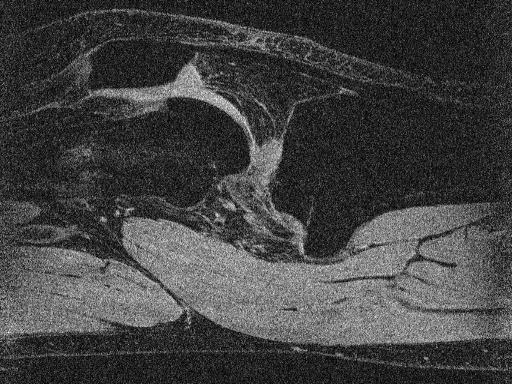
%> input picture ELE8812/TP1/IRM_genou.tif, 512 x 384 px
$ octave partie3.m   (GNU Octave 9; MATLAB toolbox functions it lacks are replaced by stand-ins)
%> lines starting %> are read from the running program, lines starting %| are printed output that depends on the picture
### ELE8812/TP1/Rendu/filtreImage.m
function ims = filtreImage(im, taille, typeFiltre)
% Fonction appliquant un filtre de de type et de taille voulus

% Paramètres d'entrée :
% im : image (niveaux de gris) d'un type reconnu par Matlab. Tableau 2D
% taille : dimension de la matrice du filtre (3, 5, 9, etc). Entier impair
% supérieur à 3
% typeFiltre : type de filtre à appliquer (simple, ponderee ou median)
%
% Paramètre de sortie :
% ims : image filtrée, de même type que im
%

ims = [];

classin = class(im);

im = im2double(im);

switch typeFiltre
    case 'simple'
        filtre = fspecial('average', taille);
        ims = conv2(im, filtre);
    case 'ponderee'
        filtre = fspecial('gaussian', taille);
        ims = conv2(im, filtre);
    case 'median'
        ims = medfilt2(im);
    otherwise
        error('Utilisez une valeur de filtre de moyenne, ponderee ou median.');

eval(['ims = im2', classin, '(ims);'])
end

### ELE8812/TP1/Rendu/partie3.m
%*************************************************************************%
% Fichier : partie3.m                                                     %
% Description : Script appliquant les différents filtres spatiaux         %
%               à l'image d'IRM du genou.                                 %
% Auteurs : Julien ANTOINE 1813026 & Maxime SCHMITT 1719088               %
% Date : 03/02/2016                                                       %
%*************************************************************************%

clear all;
close all;
clc;

%% Chargement de l'image et définition des paramètres
im = imread('IRM_genou.tif');
%> im is the input picture: size 384x512 uint16; min 0, max 65535, mean 17114.3

tailleFiltre = 3;

%% Application des filtres

imSimple = filtreImage(im, tailleFiltre, 'simple');
%> in filtreImage, `ims = conv2(im, filtre);`:
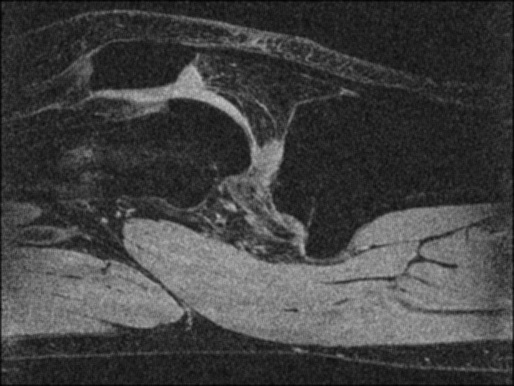
%> ims: size 386x514 double; min 0.00672, max 0.768, mean 0.259
imPonder = filtreImage(im, tailleFiltre, 'ponderee');
imMedian = filtreImage(im, tailleFiltre, 'median');

imwrite(imSimple, 'IRM_genouSimple.tif');
imwrite(imPonder, 'IRM_genouPonder.tif');
imwrite(imMedian, 'IRM_genouMedian.tif');
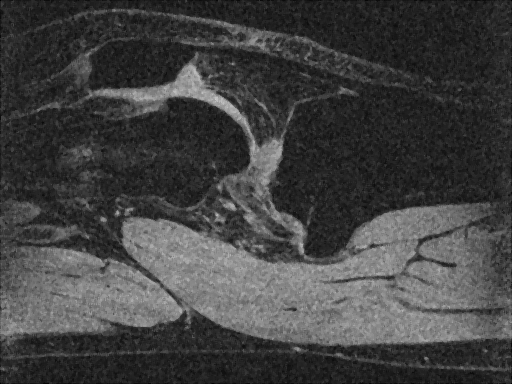
%> saved as IRM_genouMedian.tif: size 384x512 uint8; min 0, max 203, mean 65.4

% Affichage vis-à-vis des images
figure(1);
subplot(2, 2, 1);
imshow(im);
title('Image originale');
subplot(2, 2, 2);
imshow(imSimple);
title('Image filtrée avec un moyennage simple');
subplot(2, 2, 3);
imshow(imPonder);
title('Image filtrée avec un moyennage pondéré');
subplot(2, 2, 4);
imshow(imMedian);
title('Image filtrée avec un filtrage médian');

% Affichage des histogrammes en vis-à-vis
figure(2);
subplot(2, 2, 1);
imhist(im);
title('Histogramme original');
subplot(2, 2, 2);
imhist(imSimple);
title('Histogramme de l''image filtrée avec un moyennage simple');
subplot(2, 2, 3);
imhist(imPonder);
title('Histogramme de l''image filtrée avec un moyennage pondéré');
subplot(2, 2, 4);
imhist(imMedian);
title('Histogramme de l''image filtrée avec un filtrage médian');
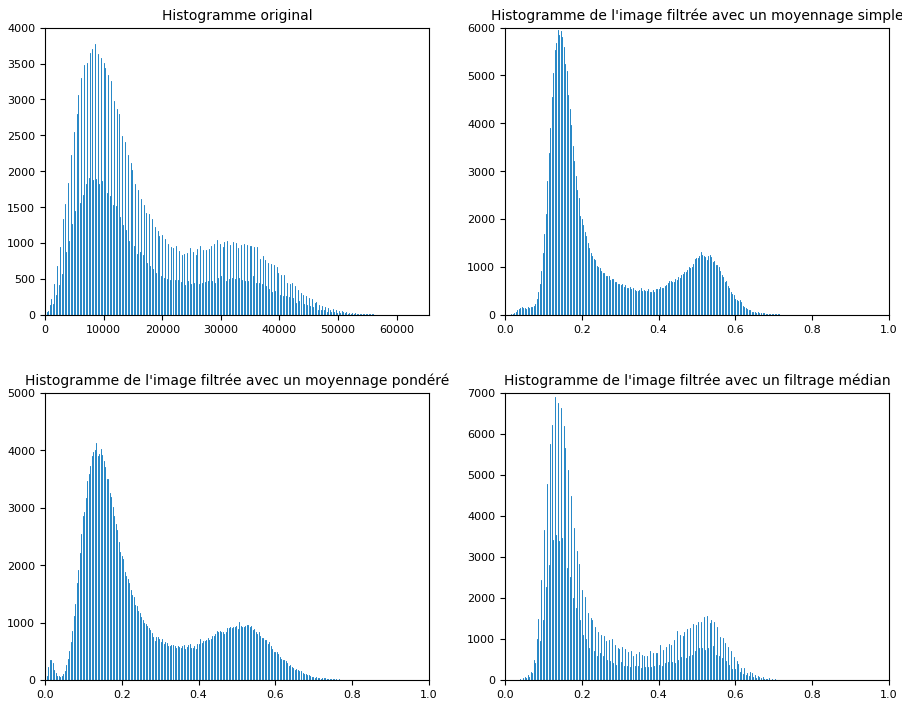
%> figure redrawn from the program's plot data, 4 panels; panel 1: highest point at x = 8481, y = 3777; panel 2: highest point at x = 0.137, y = 5945; panel 3: highest point at x = 0.133, y = 4128; panel 4: highest point at x = 0.129, y = 6905

$ run again, with ELE8812/TP1/Barbara.tif copied over ELE8812/TP1/IRM_genou.tif
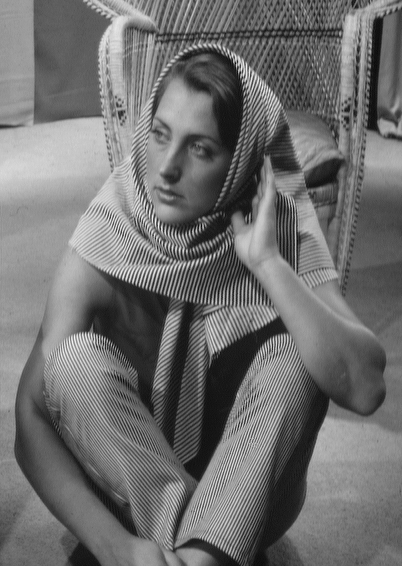
%> input picture ELE8812/TP1/Barbara.tif, 402 x 566 px
%> im is the input picture: size 566x402 uint8; min 4, max 247, mean 111.5
%> im: size 566x402 double
%> `imwrite(imPonder, 'IRM_genouPonder.tif');`:
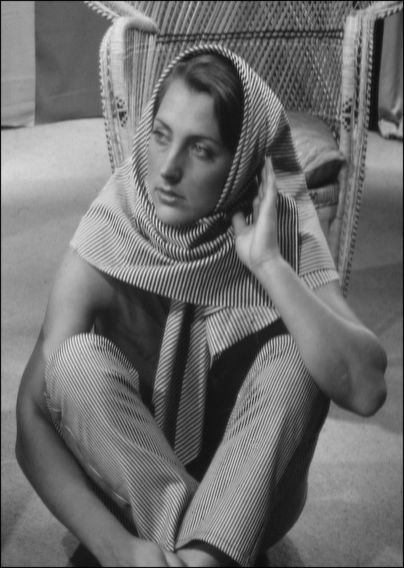
%> saved as IRM_genouPonder.tif: size 568x404 uint8; min 1, max 230, mean 110.6
%> `title('Histogramme de l''image filtrée avec un filtrage médian');`:
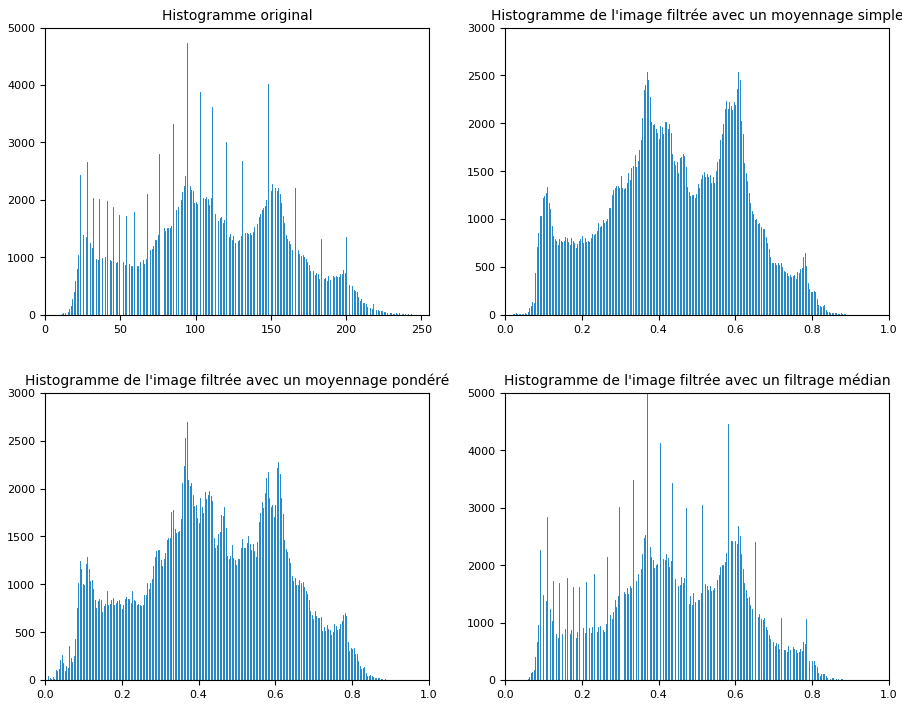
%> figure redrawn from the program's plot data, 4 panels; panel 1: highest point at x = 94, y = 4740; panel 2: highest point at x = 0.608, y = 2536; panel 3: highest point at x = 0.369, y = 2690; panel 4: highest point at x = 0.369, y = 4990
